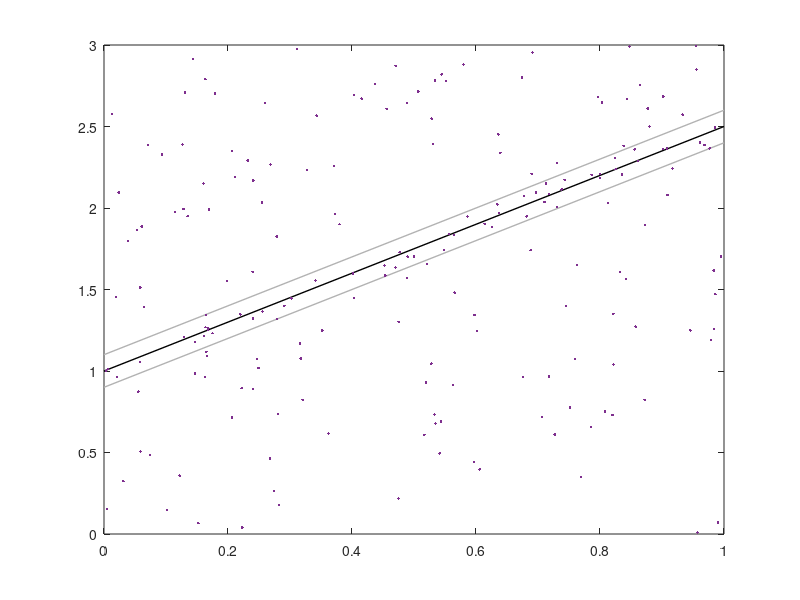

Write MATLAB code to recreate this figure. (Note: this script raises an error after producing the figure.)
function au_ransac_demo
%  AU_RANSAC_DEMO  Example of use of au_ransac

% awf, aug06

N=200;
NoiseSigma = 0.05;
x = rand(N,1);
y = 1.5 * x + 1  + randn(N,1) * NoiseSigma;;
THRESH = 2*NoiseSigma;

ind = find(rand(N,1) < 0.8);
y(ind) = rand(size(ind)) * 3;

clf
hold off
plot([0 1], [1 2.5], 'color', [0 0 0], 'linewidth', 1);
hold on
plot([0 1], [1 2.5]-THRESH, 'color', [1 1 1]*.7, 'linewidth', 1);
plot([0 1], [1 2.5]+THRESH, 'color', [1 1 1]*.7, 'linewidth', 1);
plot(x,y,'.')
axis([0 1 0 3]);

polyorder = 3;

% Function to return parameters given data indices
f_fit = @(indices) ...
  polyfit(x(indices), y(indices), polyorder);

% Function to compute residuals for given data indices and params
f_compute_residuals = @(params,indices) ...
  abs(polyval(params, x(indices)) - y(indices)) > THRESH;

% Verbose output function
xrange = linspace(0,1,100);
draw_handle_1 = plot([0 1], [nan nan], 'r');
draw_handle_2 = plot(nan, nan, 'ro');
f_out = @(tag, indices, params) ...
  [setxy(draw_handle_1, xrange, polyval(params, xrange))
   setxy(draw_handle_2, x(indices), y(indices))];

opts = au_ransac('opts');
opts.NDATA = N;
opts.NSAMPLES = polyorder + 1;
opts.fit = f_fit;
opts.compute_residuals = f_compute_residuals;
opts.output = f_out;
params = au_ransac(opts);
disp(params);

function h = setxy(h, x, y)
set(h, 'xdata', x, 'ydata', y);
drawnow

